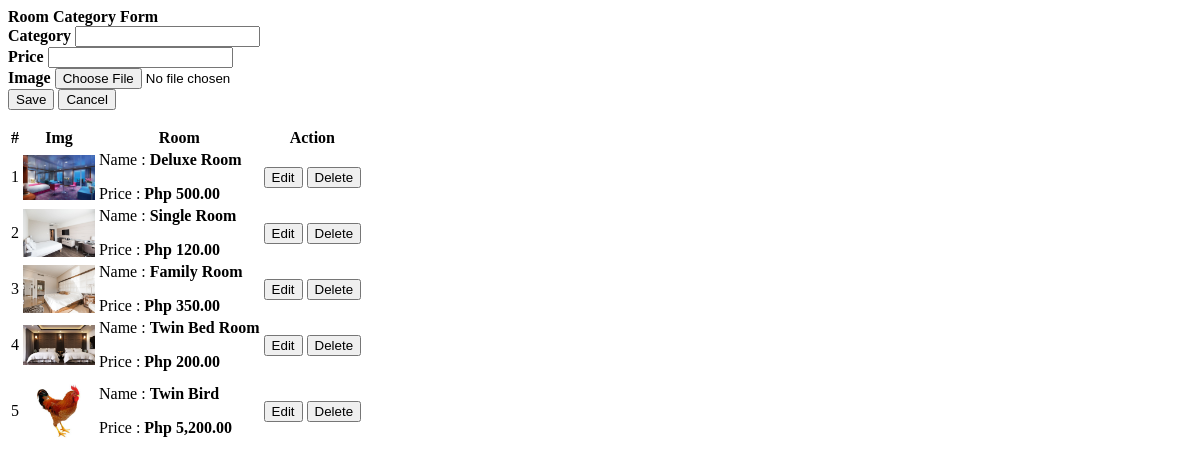
/frontdesk/categories.php, run on an earlier commit of the app's database.
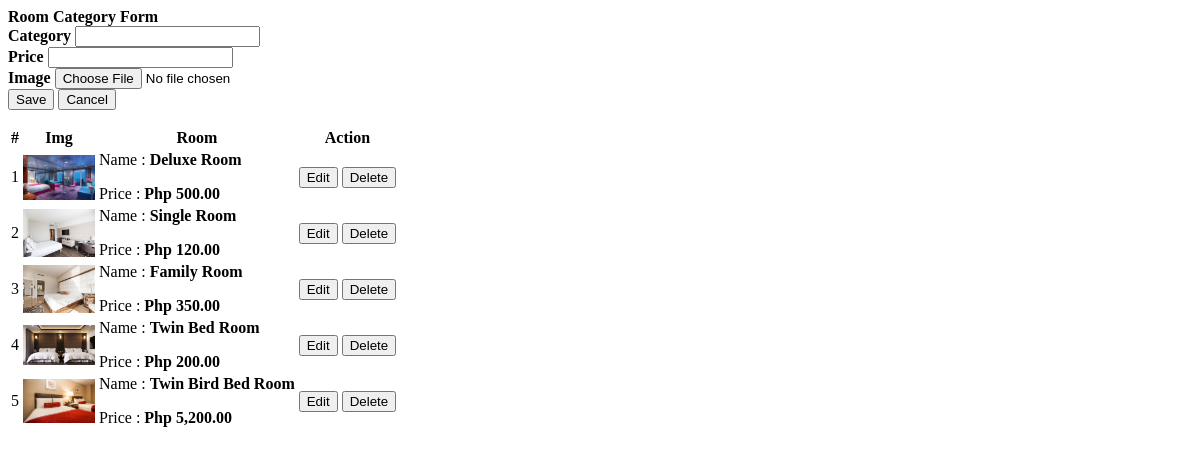
And on a later commit of the database.
### tables this page shows
CREATE TABLE `room_categories` (
  `id` int(30) NOT NULL,
  `name` text NOT NULL,
  `price` float NOT NULL,
  `cover_img` text NOT NULL
);

### frontdesk/categories.php (the view, shortened to what this page needs)
<?php
include('../admin/db_connect.php');
?>
<div class="container-fluid">
	<div class="col-lg-12  mt-5">
		<div class="row">
			<div class="col-md-4">
				<form action="" id="manage-category">
					<div class="card">
						<div class="card-header bg-dark text-white">
								<b>Room Category Form</b>
						</div>
						<div class="card-body">
								<div class="form-group">
									<label class="control-label"><b>Category</b></label>
									<input type="text" class="form-control" name="name">
								</div>
								<div class="form-group">
									<label class="control-label"><b>Price</b></label>
									<input type="number" class="form-control text-right" name="price" step="any">
								</div>
								<div class="form-group">
									<label for="" class="control-label"><b>Image</b></label>
									<input type="file" class="form-control p-1" name="img" onchange="displayImg(this,$(this))" >
								</div>
						</div>
						<div class="card-footer">
							<div class="row">
								<div class="col-md-12">
									<button class="btn btn-sm btn-success col-sm-3 "> Save</button>
									<button class="btn btn-sm btn-danger col-sm-3 p-1" type="button" onclick="$('#manage-category').get(0).reset()"> Cancel</button>
								</div>
							</div>
						</div>
					</div>
				</form>
			</div>
			<div class="col-md-8">
				<div class="card">
					<div class="card-body">
						<table class="table table-bordered table-hover">
							<thead class= "bg-dark text-white">
								<tr>
									<th class="text-center">#</th>
									<th class="text-center">Img</th>
									<th class="text-center">Room</th>
									<th class="text-center">Action</th>
								</tr>
							</thead>
							<tbody>
								<?php
								$i = 1;
								$cats = $conn->query("SELECT * FROM room_categories order by id asc");
								while($row=$cats->fetch_assoc()):
								?>
								<tr>
									<td class="text-center"><?php echo $i++ ?></td>
									<td class="text-center">
										<img src="<?php echo isset($row['cover_img']) ? '../assets/img/'.$row['cover_img'] :'' ?>" alt="" id="cimg">
									</td>
									<td class="">
										<p>Name : <b><?php echo $row['name'] ?></b></p>
										<p>Price : <b><?php echo "Php ".number_format($row['price'],2) ?></b></p>
									</td>
									<td class="text-center">
										<button class="btn btn-sm btn-primary edit_cat" type="button" data-id="<?php echo $row['id'] ?>" data-name="<?php echo $row['name'] ?>" data-price="<?php echo $row['price'] ?>" data-cover_img="<?php echo $row['cover_img'] ?>">Edit</button>
										<button class="btn btn-sm btn-danger delete_cat" type="button" data-id="<?php echo $row['id'] ?>">Delete</button>
									</td>
								</tr>
								<?php endwhile; ?>
							</tbody>
						</table>
					</div>
				</div>
			</div>
		</div>
	</div>
</div>

What changed in the data, as far as the page shows it:
changed room_categories: cover_img: a different picture; name "Twin Bird" → "Twin Bird Bed Room"
